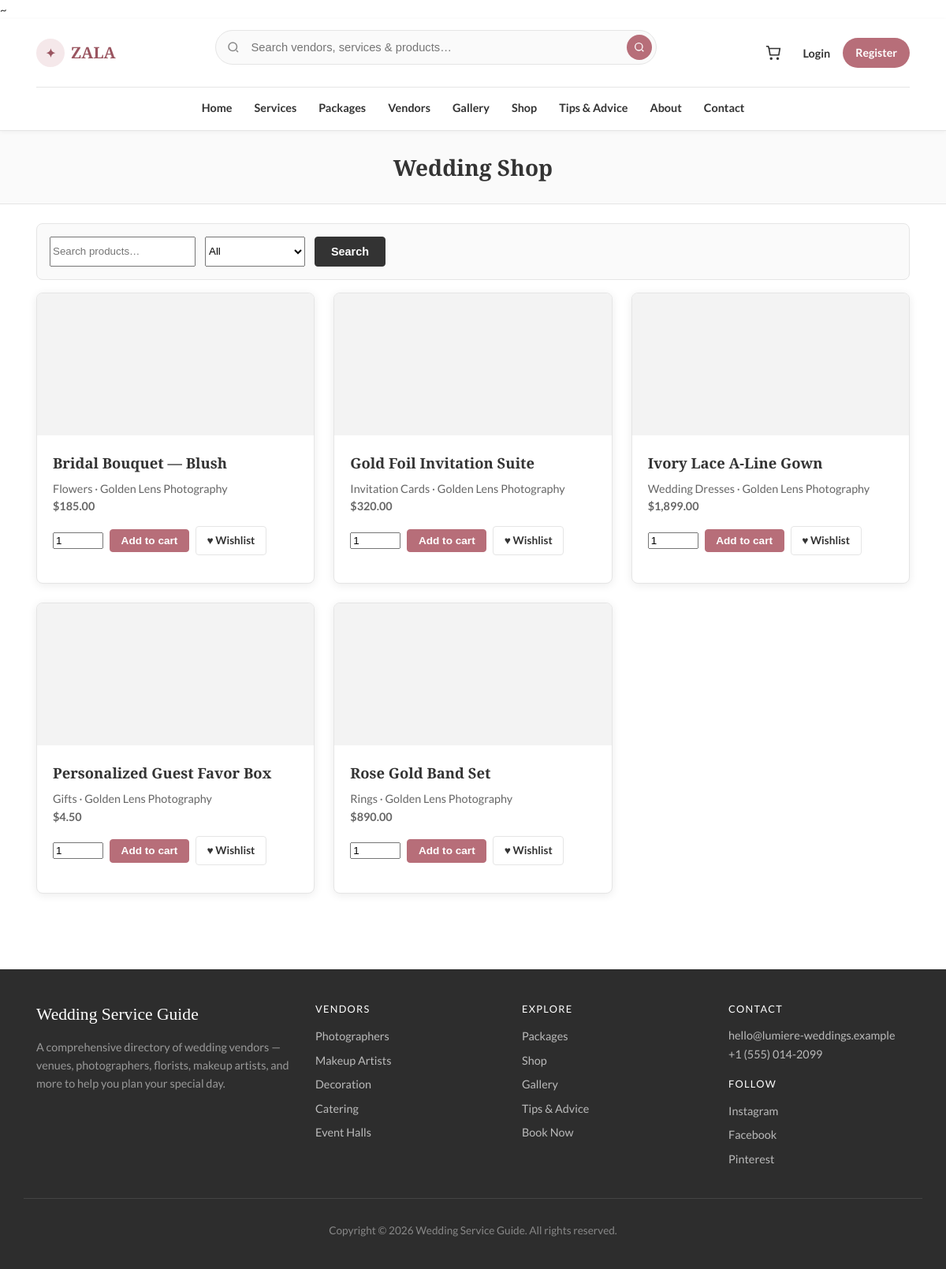
The page /shop.php on the database its author committed.
### tables this page shows
CREATE TABLE products (
    id INT UNSIGNED AUTO_INCREMENT PRIMARY KEY,
    vendor_id INT UNSIGNED NOT NULL,
    category_id INT UNSIGNED NOT NULL,
    name VARCHAR(200) NOT NULL,
    slug VARCHAR(220) NOT NULL UNIQUE,
    description TEXT,
    price DECIMAL(12,2) NOT NULL,
    stock INT UNSIGNED NOT NULL DEFAULT 0,
    image VARCHAR(255) DEFAULT NULL,
    is_approved TINYINT(1) NOT NULL DEFAULT 0,
    is_active TINYINT(1) NOT NULL DEFAULT 1,
    created_at TIMESTAMP DEFAULT CURRENT_TIMESTAMP,
    FOREIGN KEY (vendor_id) REFERENCES vendors(id) ON DELETE CASCADE,
    FOREIGN KEY (category_id) REFERENCES product_categories(id)
);

CREATE TABLE product_categories (
    id INT UNSIGNED AUTO_INCREMENT PRIMARY KEY,
    name VARCHAR(100) NOT NULL,
    slug VARCHAR(120) NOT NULL UNIQUE
);

CREATE TABLE vendors (
    id INT UNSIGNED AUTO_INCREMENT PRIMARY KEY,
    user_id INT UNSIGNED NOT NULL UNIQUE,
    business_name VARCHAR(150) NOT NULL,
    slug VARCHAR(160) NOT NULL UNIQUE,
    description TEXT,
    location VARCHAR(120) DEFAULT NULL,
    phone VARCHAR(30) DEFAULT NULL,
    website VARCHAR(255) DEFAULT NULL,
    logo VARCHAR(255) DEFAULT NULL,
    rating_avg DECIMAL(3,2) NOT NULL DEFAULT 0,
    rating_count INT UNSIGNED NOT NULL DEFAULT 0,
    is_approved TINYINT(1) NOT NULL DEFAULT 0,
    created_at TIMESTAMP DEFAULT CURRENT_TIMESTAMP,
    FOREIGN KEY (user_id) REFERENCES users(id) ON DELETE CASCADE
);

### includes/db.php (called while the page is built, shortened)
~<?php
function db(): PDO
{
    static $pdo = null;
    if ($pdo instanceof PDO) {
        return $pdo;
    }
    $config = require dirname(__DIR__) . '/config.php';
    $db = $config['database'];
    $dsn = sprintf(
        'mysql:host=%s;port=%d;dbname=%s;charset=utf8mb4',
        $db['host'],
        (int) $db['port'],
        $db['name']
    );
    $pdo = new PDO($dsn, $db['user'], $db['pass'], [
        PDO::ATTR_ERRMODE            => PDO::ERRMODE_EXCEPTION,
        PDO::ATTR_DEFAULT_FETCH_MODE => PDO::FETCH_ASSOC,
        PDO::ATTR_EMULATE_PREPARES   => false,
    ]);
    return $pdo;
}

### includes/functions.php (called while the page is built, shortened)
<?php
function e(?string $value): string
{
    return htmlspecialchars((string) $value, ENT_QUOTES, 'UTF-8');
}
function format_money(float|string $amount): string
{
    $config = require dirname(__DIR__) . '/config.php';
    $symbol = $config['currency_symbol'] ?? '$';
    return $symbol . number_format((float) $amount, 2);
}
function safe_return_url(string $url, string $fallback = 'index.php'): string
{
    $url = trim($url);
    if (preg_match('#^[a-z0-9_./-]+\.php#i', $url) === 1) {
        return $url;
    }
    return $fallback;
}
function media_url(?string $path, string $base = ''): string
{
    if ($path === null || trim($path) === '') {
        return '';
    }
    $path = trim($path);
    return rtrim($base, '/') . '/' . ltrim($path, '/');
}
function placeholder_image(string $type = 'wedding'): string
{
    return match ($type) {
        'product'  => 'https://images.unsplash.com/photo-1594552072238-4b08548b0c69?w=600&q=80',
        'vendor'   => 'https://images.unsplash.com/photo-1519741497674-611481863552?w=600&q=80',
        'service'  => 'https://images.unsplash.com/photo-1511285560929-80b456fea0bc?w=600&q=80',
        'gallery'  => 'https://images.unsplash.com/photo-1465492120980-0b1273bca3bb?w=600&q=80',
        default    => 'https://images.unsplash.com/photo-1519741497674-611481863552?w=600&q=80',
    };
}
function card_image_style(?string $image, string $base = '', string $fallbackType = 'service'): string
{
    $url = media_url($image, $base);
    if ($url === '') {
        $url = placeholder_image($fallbackType);
    }
    return "background-image:url('" . e($url) . "')";
}
function wishlist_add_url(string $type, int $id, string $returnTo = ''): string
{
    $url = 'wishlist-add.php?type=' . rawurlencode($type) . '&id=' . $id;
    if ($returnTo !== '') {
        $url .= '&return=' . rawurlencode(safe_return_url($returnTo));
    }
    return $url;
}

### config.php (called while the page is built)
<?php
return [
    'site_name'        => 'Wedding Service Guide',
    'tagline'          => 'Your complete wedding planning directory',
    'hero_title'       => 'Find the perfect vendors for your wedding',
    'hero_subtitle'    => 'Venues, photographers, makeup artists, catering, dresses, and more — all in one place.',
    'phone'            => '+1 (555) 014-2099',
    'email'            => 'hello@lumiere-weddings.example',
    'address'          => '128 Garden Lane, Bloom City',
    'currency_symbol'  => '$',
    'database'         => [
        'host' => '127.0.0.1',
        'port' => 3306,
        'name' => 'wedding_service',
        'user' => 'root',
        'pass' => '',
    ],
    'social' => [
        'instagram' => 'https://instagram.com/',
        'facebook'  => 'https://facebook.com/',
        'pinterest' => 'https://pinterest.com/',
    ],
];

### shop.php (the view, shortened to what this page needs)
<?php
$config = require __DIR__ . '/config.php';
require_once __DIR__ . '/includes/db.php';
require_once __DIR__ . '/includes/functions.php';
$search = trim((string) ($_GET['q'] ?? ''));
$returnTo = 'shop.php' . (($_SERVER['QUERY_STRING'] ?? '') !== '' ? '?' . $_SERVER['QUERY_STRING'] : '');
$sql = 'SELECT p.*, c.name AS category_name, v.business_name
        FROM products p
        JOIN product_categories c ON c.id = p.category_id
        JOIN vendors v ON v.id = p.vendor_id
        WHERE p.is_active = 1 AND p.is_approved = 1 AND v.is_approved = 1';
$params = [];
$sql .= ' ORDER BY p.name';
$stmt = db()->prepare($sql);
$stmt->execute($params);
$products = $stmt->fetchAll();
require __DIR__ . '/includes/header.php';
?>
    <div class="page-title-bar"><div class="shell"><h1>Wedding Shop</h1></div></div>
    <main id="main" class="section" style="padding-top:0;">
        <div class="shell">
            <form class="filter-bar" method="get">
                <input type="search" name="q" placeholder="Search products…" value="<?= e($search) ?>" />
                <select name="category">
                    <option value="">All</option>
                </select>
                <button type="submit" class="btn btn--secondary">Search</button>
            </form>
            <div class="cards cards--3">
                <?php foreach ($products as $p) : ?>
                    <article class="card card--listing">
                        <div class="card__img" style="<?= card_image_style($p['image'] ?? null, '', 'product') ?>"></div>
                        <div class="card__body">
                            <h3><?= e($p['name']) ?></h3>
                            <p class="card__meta"><?= e($p['category_name']) ?> · <?= e((string) $p['business_name']) ?></p>
                            <p class="card__price"><?= format_money($p['price']) ?></p>
                            <form method="post" class="inline-form card__actions">
                                <input type="number" name="qty" value="1" min="1" max="<?= (int) $p['stock'] ?>" class="qty-input" />
                                <button type="submit" name="add_to_cart" value="1" class="btn btn--primary btn--sm">Add to cart</button>
                                <a class="btn btn--ghost btn--sm btn-wishlist" href="<?= e(wishlist_add_url('product', (int) $p['id'], $returnTo)) ?>" title="Save to wishlist">♥ Wishlist</a>
                            </form>
                        </div>
                    </article>
                <?php endforeach; ?>
            </div>
        </div>
    </main>
<?php require __DIR__ . '/includes/footer.php'; ?>

### css/wedding.css (style rules this page uses)
:root { --white: #ffffff; --bg: #fafafa; --bg-alt: #f3f3f3; --text: #333333; --text-muted: #666666; --text-light: #888888; --rose: #b76e79; --rose-dark: #9a5560; --rose-light: #f5e8ea; --gold: #c4a35a; --border: #e5e5e5; --shadow: 0 2px 12px rgba(0, 0, 0, 0.08); --shadow-hover: 0 8px 24px rgba(0, 0, 0, 0.12); --radius: 4px; --radius-lg: 8px; --font-sans: "Lato", "Segoe UI", system-ui, sans-serif; --font-display: "Playfair Display", Georgia, serif; --shell: min(1140px, calc(100% - 2rem)); --header-h: 72px; }
*, *::before, *::after { box-sizing: border-box; }
html { scroll-behavior: smooth; }
body { margin: 0; font-family: var(--font-sans); font-size: 15px; line-height: 1.6; color: var(--text); background: var(--white); }
a { color: var(--rose-dark); text-decoration: none; }
.shell { width: var(--shell); margin-inline: auto; padding-inline: 1rem; }
.section { padding: 3rem 0; }
.btn { display: inline-flex; align-items: center; justify-content: center; padding: 0.6rem 1.25rem; font-size: 0.9rem; font-weight: 600; border-radius: var(--radius); border: 1px solid transparent; cursor: pointer; text-decoration: none !important; transition: background 0.2s, color 0.2s, border-color 0.2s; }
.btn--primary { background: var(--rose); color: #fff !important; border-color: var(--rose); }
.btn--ghost { background: var(--white); color: var(--text) !important; border-color: var(--border); }
.btn--secondary { background: var(--text); color: #fff !important; border-color: var(--text); }
.btn--sm { padding: 0.4rem 0.85rem; font-size: 0.85rem; }
.cards { display: grid; gap: 1.5rem; }
.cards--3 { grid-template-columns: repeat(3, 1fr); }
.card { background: var(--white); border: 1px solid var(--border); border-radius: var(--radius-lg); overflow: hidden; box-shadow: var(--shadow); transition: box-shadow 0.25s, transform 0.25s; }
.card__img { height: 180px; background-size: cover; background-position: center; background-color: var(--bg-alt); }
.card__body { padding: 1.25rem; }
.card h3 { font-family: var(--font-display); font-size: 1.15rem; margin: 0 0 0.5rem; color: var(--text); }
.card p { margin: 0; color: var(--text-muted); font-size: 0.9rem; line-height: 1.55; }
.card__meta, .text-muted { color: var(--text-light); font-size: 0.85rem; }
.card__price, .price-lg { font-weight: 700; color: var(--rose-dark); font-size: 1.1rem; }
.filter-bar { display: flex; flex-wrap: wrap; gap: 0.75rem; margin-bottom: 1.5rem; padding: 1rem; background: var(--bg); border: 1px solid var(--border); border-radius: var(--radius-lg); }
.inline-form { display: inline-flex; gap: 0.5rem; align-items: center; flex-wrap: wrap; }
.qty-input { width: 4rem; }
.card__actions { display: flex; flex-wrap: wrap; gap: 0.5rem; align-items: center; margin-top: 0.85rem; }
.page-title-bar { background: var(--bg); border-bottom: 1px solid var(--border); padding: 1.5rem 0; margin-bottom: 1.5rem; }
.page-title-bar h1 { font-family: var(--font-display); font-size: 1.75rem; margin: 0; text-align: center; }
:root { --radius-xl: 16px; --dash-shadow: 0 4px 20px rgba(0, 0, 0, 0.06); }
.filter-bar { margin-bottom: 1rem; }

### rows shown on the page
products: name "Bridal Bouquet — Blush", category.name "Flowers", vendor.business_name "Golden Lens Photography", price "$185.00"
products: name "Gold Foil Invitation Suite", category.name "Invitation Cards", vendor.business_name "Golden Lens Photography", price "$320.00"
products: name "Ivory Lace A-Line Gown", category.name "Wedding Dresses", vendor.business_name "Golden Lens Photography", price "$1,899.00"
products: name "Personalized Guest Favor Box", category.name "Gifts", vendor.business_name "Golden Lens Photography", price "$4.50"
products: name "Rose Gold Band Set", category.name "Rings", vendor.business_name "Golden Lens Photography", price "$890.00"

### other values the page prints
$siteName "Wedding Service Guide"
$email "hello@lumiere-weddings.example"
$phone "+1 (555) 014-2099"
